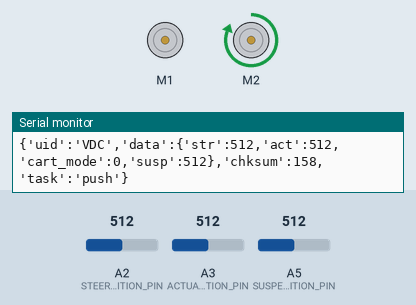
Recording of a sketch running on a simulated Arduino Mega 2560, built with avr-gcc and run on an emulated ATmega2560. On the bench: 2 × DC motor (green arrow = forward, orange = backward, longer = faster), the last lines printed to the serial monitor. Inputs (shaded band) come from the test bench; at power-on: A2 (STEERING_POSITION_PIN) = 512, A3 (ACTUATOR_POSITION_PIN) = 512, A5 (SUSPENSION_POSITION_PIN) = 512.

Above: at 1.2 s.
1.3 s: A2 (STEERING_POSITION_PIN) set to 515
At 1.7 s:
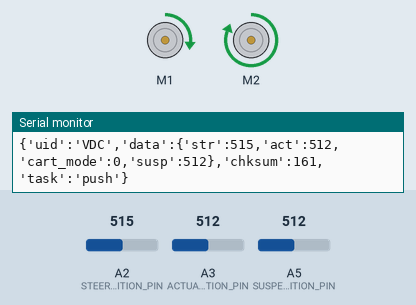
2.8 s: A3 (ACTUATOR_POSITION_PIN) set to 503
At 3.5 s:
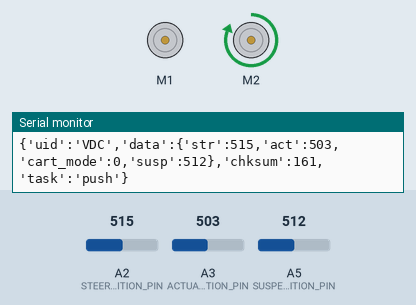
5.8 s: A5 (SUSPENSION_POSITION_PIN) set to 469
7.3 s: A5 (SUSPENSION_POSITION_PIN) set to 437
At 8.3 s:
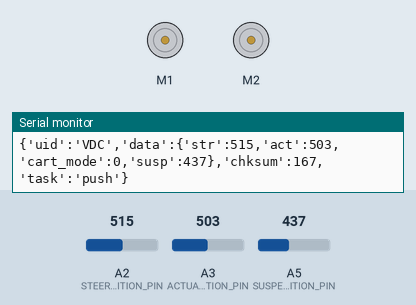
8.8 s: A3 (ACTUATOR_POSITION_PIN) set to 65
At 10.0 s:
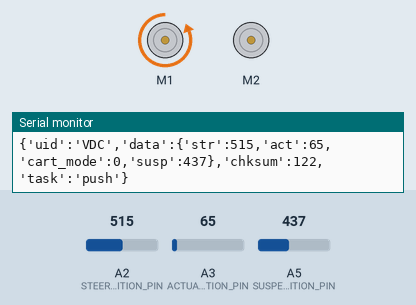
10.3 s: A2 (STEERING_POSITION_PIN) set to 1010
At 10.6 s:
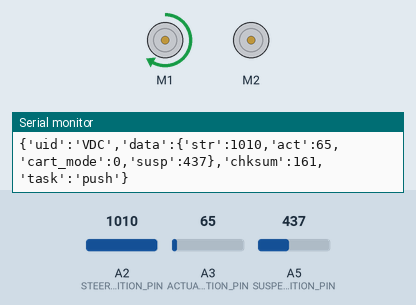
Timing chart, 0 to 12.8 s (numbered marks = the images above; inputs shaded):
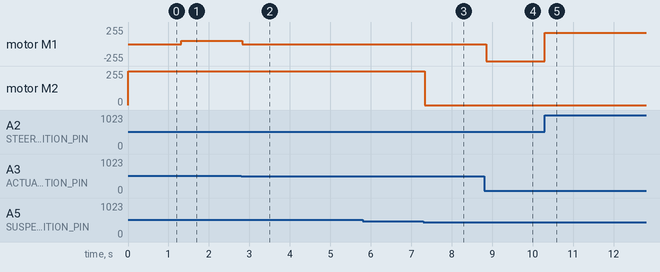

Measured:
- the behaviour switches between 514 and 515 on A2 (STEERING_POSITION_PIN) (found by bisection; images 0 and 1)
- the behaviour switches between 512 and 511 on A3 (ACTUATOR_POSITION_PIN) (found by bisection; images 1 and 2)
- the behaviour switches between 451 and 450 on A5 (SUSPENSION_POSITION_PIN) (found by bisection; images 2 and 3)
- after the input at 1.3 s, motor M1: stopped → forward 47/255 at once
- after the input at 2.8 s, motor M1: forward 47/255 → stopped at once
- after the input at 7.3 s, motor M2: forward 255/255 → stopped at once
- after the input at 8.8 s, motor M1: stopped → backward 255/255 after 0.05 s
- after the input at 10.3 s, motor M1: backward 255/255 → forward 168/255 at once

The sketch:

VDC.ino
```cpp
/*
  Vehicle Dynamics Controller (VDC)
  McGill ASABE Tractor Team
  Revision 2016

  Network Info:
  The VDC reads sensors for the steering wheel and actuator position via potentiometers,
  and tracks the suspension position via the hall effect sensor mounted on the front axle.

  However, information for DBS control is best handled via the CMQ (see CMQ Commands).

  Requires: Arduino Mega with Pololu DualVNH5019 Motor Shield
*/

/* --- LIBRARIES --- */
#include <DualVNH5019MotorShield.h>
#include <RunningMedian.h>

/* --- GLOBAL CONSTANTS --- */
// CMQ Commands (single letter requires single quotes)
const char FWD_CMD = 'F'; // move cart forward
const char BWD_CMD = 'B'; // move cart backward
const char AUTO_CMD = 'A'; // change cart mode to auto
const char OVERRIDE_CMD = 'O'; // change cart mode to override


// USB/CanBUS Info
const char UID[] = "VDC";
const char PULL[] = "pull";
const char PUSH[] = "push";
const int BAUD = 19200;
const int DATA_SIZE = 256;
const int OUTPUT_SIZE = 512;

// Analog Inputs
const int STEERING_POSITION_PIN = A2;
const int ACTUATOR_POSITION_PIN = A3;
const int SUSPENSION_POSITION_PIN = A5;

// Digital Inputs

// Safety Limits
const int STEERING_MILLIAMP_LIMIT = 15000;
const int BALLAST_MILLIAMP_LIMIT = 15000;

// Ballast Calibration Parameters
const int SUSP_POS_MIN = 200;
const int SUSP_POS_MAX = 450;
const int BALLAST_OUTPUT_BACKWARD = -400;
const int BALLAST_OUTPUT_FORWARD = 400;

// Steering Calibration Parameters
const int ACT_POS_MIN = 0;
const int ACT_POS_MAX = 1000;
const int STR_POS_MIN = 0;
const int STR_POS_MAX = 1023;
const int STEERING_P_GAIN = 5;
const int STEERING_I_GAIN = 0;
const int STEERING_D_GAIN = 0;
const int STEERING_THRESHOLD = 75;
const int STEERING_OUTPUT_LEFT = -400;
const int STEERING_OUTPUT_RIGHT = 400;
const int STEERING_SAMPLES = 5;

/* --- GLOBAL VARIABLES --- */
// Create sensor values
int CART_MODE = 0; // start in override mode
int STR_POS = 0;
int ACT_POS = 0;
int SUSP_POS = 0;
int CART_FORWARD = 0;
int CART_BACKWARD = 0;
int STEERING_OUTPUT = 0;
int BALLAST_OUTPUT = 0;

// Create character buffers
char OUTPUT_BUFFER[OUTPUT_SIZE];
char DATA_BUFFER[DATA_SIZE];

// Set motor limits and basic PID
RunningMedian STEERING_ERROR = RunningMedian(STEERING_SAMPLES);
DualVNH5019MotorShield VDC; // M1 is Steering, M2 is Ballast

/* --- SETUP --- */
void setup() {
  Serial.begin(BAUD);

  // Initialize Inputs
  pinMode(STEERING_POSITION_PIN, INPUT);
  pinMode(ACTUATOR_POSITION_PIN, INPUT);
  pinMode(SUSPENSION_POSITION_PIN, INPUT);
}

/* --- LOOP --- */
void loop() {

  /* --- START Steering Subsystem --- */
  // Set Steering
  STR_POS = analogRead(STEERING_POSITION_PIN);
  ACT_POS = analogRead(ACTUATOR_POSITION_PIN);
  int act = map(ACT_POS, ACT_POS_MIN, ACT_POS_MAX, 0, 1023);
  int str = map(STR_POS, STR_POS_MIN, STR_POS_MAX, 1023, 0);
  int error = act - str;
  STEERING_ERROR.add(error);
  int P = STEERING_P_GAIN * error;
  int I = STEERING_I_GAIN * STEERING_ERROR.getAverage();
  int D = STEERING_D_GAIN * (STEERING_ERROR.getHighest() - STEERING_ERROR.getLowest());
  STEERING_OUTPUT = P + I + D;
  if (STEERING_OUTPUT < STEERING_OUTPUT_LEFT ) { STEERING_OUTPUT = STEERING_OUTPUT_LEFT; }
  if (STEERING_OUTPUT > STEERING_OUTPUT_RIGHT ) { STEERING_OUTPUT = STEERING_OUTPUT_RIGHT; }

  // M1 - Set steering actuator power output
  if (VDC.getM1CurrentMilliamps() < STEERING_MILLIAMP_LIMIT) {
    if (abs(STEERING_OUTPUT) < STEERING_THRESHOLD) {
      VDC.setM1Speed(0);
    }
    else {
      VDC.setM1Speed(STEERING_OUTPUT);
    }
  }
  else {
    VDC.setM1Speed(0);
  }
  /* --- END Steering Subsystem --- */

  /* --- START Ballast Subsystm --- */
  // Get next serial cart control commands
  while (Serial.available() > 0) {
    char c = Serial.read();
    switch (c) {
      case FWD_CMD:
        CART_FORWARD = 1;
        break;
      case BWD_CMD:
        CART_BACKWARD = 1;
        break;
      case AUTO_CMD:
        CART_MODE = 1;
      case OVERRIDE_CMD:
        CART_MODE = 0;
        break;
      default:
        break;
    }
  }

  // M2 - Set ballast motor power
  SUSP_POS = analogRead(SUSPENSION_POSITION_PIN);
  if (!CART_MODE) {
    if (SUSP_POS > SUSP_POS_MAX) {
      BALLAST_OUTPUT=BALLAST_OUTPUT_FORWARD;
    }
    else if (SUSP_POS < SUSP_POS_MIN) {
      BALLAST_OUTPUT=BALLAST_OUTPUT_BACKWARD;
    }
    else {
      BALLAST_OUTPUT=0;
    }
    VDC.setM2Speed(BALLAST_OUTPUT);
  }
  else {
    if (CART_FORWARD && !CART_BACKWARD) {
      VDC.setM2Speed(BALLAST_OUTPUT_FORWARD);
    }
    else if (CART_BACKWARD && !CART_FORWARD) {
      VDC.setM2Speed(BALLAST_OUTPUT_BACKWARD);
    }
    else {
      VDC.setM2Speed(0);
    }
  }

  // Reset values (VERY IMPORTANT or else cart would get stuck on/off)
  CART_FORWARD = 0;
  CART_BACKWARD = 0;

  /* --- END Ballast Subsystem--- */

  // Format data buffer
  sprintf(DATA_BUFFER, "{'str':%d,'act':%d,'cart_mode':%d,'susp':%d}", STR_POS, ACT_POS, CART_MODE, SUSP_POS);

  // Format output to USB host by the following structure: {uid, data, chksum}
  sprintf(OUTPUT_BUFFER, "{'uid':'%s','data':%s,'chksum':%d,'task':'%s'}", UID, DATA_BUFFER, checksum(), PUSH);
  Serial.println(OUTPUT_BUFFER);
  Serial.flush();

}

/* --- SYNCHRONOUS TASKS --- */
// Check sum
int checksum() {
  int sum = 0;
  for (int i = 0; i < DATA_SIZE; i++) {
    sum += DATA_BUFFER[i];
  }
  int val = sum % 256;
  return val;
}
```
